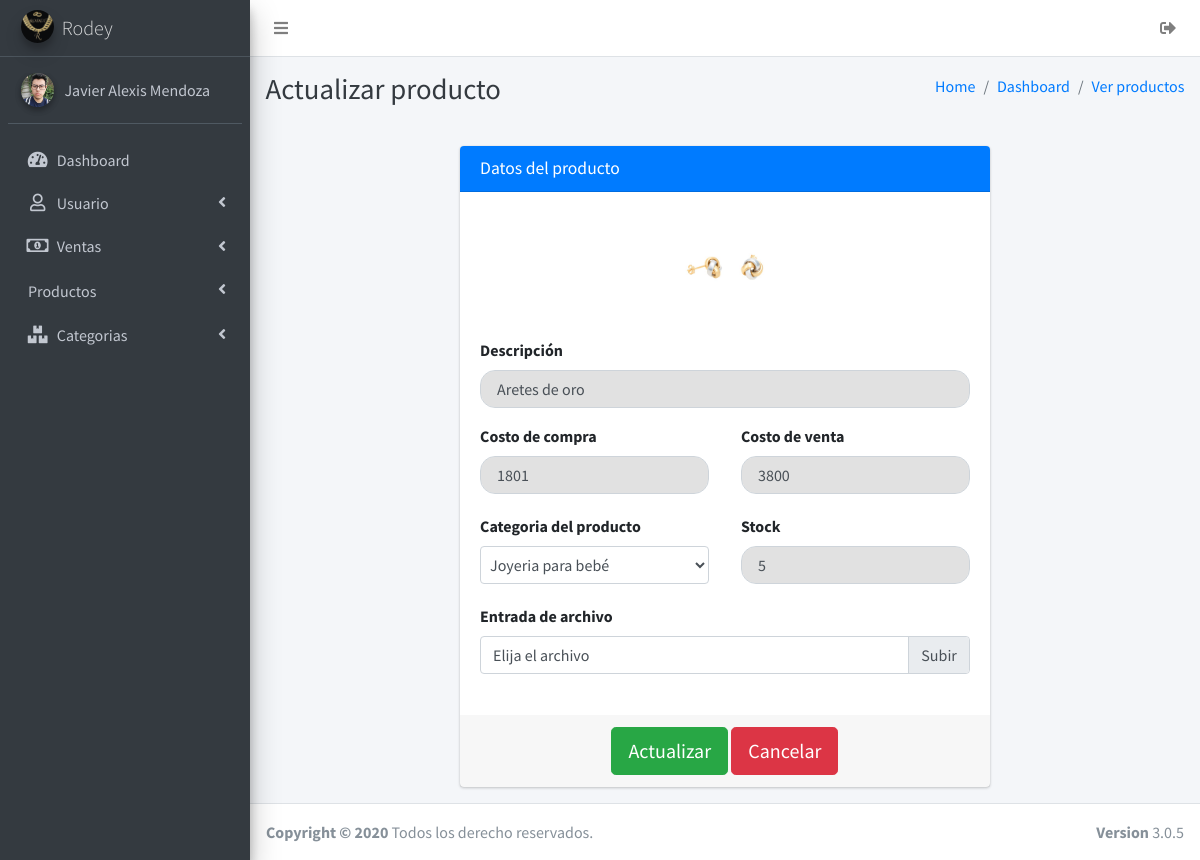
The app's page /productos/accionesProducto/actualizarProducto.php?id=1 (signed in) with its own data.
### tables this page shows
CREATE TABLE `usuarios` (
  `idusuarios` int NOT NULL AUTO_INCREMENT,
  `nombre` varchar(45) NOT NULL,
  `apellidoP` varchar(45) NOT NULL,
  `apellidoM` varchar(45) NOT NULL,
  `numeroCelular` varchar(20) DEFAULT NULL,
  `correoElectronico` varchar(45) DEFAULT NULL,
  `direccion` varchar(100) DEFAULT NULL,
  `estado` tinyint(1) NOT NULL DEFAULT '1',
  `usuario` varchar(30) NOT NULL,
  `contraseña` varchar(300) NOT NULL,
  `imgUsuario` varchar(200) DEFAULT NULL,
  `categoria_usuario` int NOT NULL,
  `targeta` varchar(40) NOT NULL,
  PRIMARY KEY (`idusuarios`),
  KEY `fk_categoria_idx` (`categoria_usuario`),
  CONSTRAINT `fk_categoria` FOREIGN KEY (`categoria_usuario`) REFERENCES `categoria_usuario` (`idcategoria_usuario`)
);

CREATE TABLE `producto` (
  `idProducto` int NOT NULL AUTO_INCREMENT,
  `categoria_kf` int NOT NULL,
  `descripcion` varchar(150) NOT NULL,
  `costo_compra` float NOT NULL,
  `costo_venta` float NOT NULL,
  `cantidad_stock` int NOT NULL,
  `img_producto` varchar(200) DEFAULT NULL,
  PRIMARY KEY (`idProducto`),
  KEY `fk_producto_categoria_idx` (`categoria_kf`),
  CONSTRAINT `fk_producto_categoria` FOREIGN KEY (`categoria_kf`) REFERENCES `categoria_producto` (`idcategoria_producto`)
);

### sessionIniciada.php (called while the page is built, shortened)
<?php
if ((isset($_SESSION['idusuario']) && $_SESSION['idusuario'] != '')) {
    $idusuario = $_SESSION['idusuario'];
    include 'conexiones/conexion.php';
    $sql = "SELECT * FROM usuarios WHERE idusuarios = " . $idusuario . " and estado=1";
    $result = $conexion->query($sql);
    $mostrar = mysqli_fetch_array($result);
    $IMGUSER = $mostrar['imgUsuario'];
    $NOMBREUSER = $mostrar['nombre'] . ' ' . $mostrar['apellidoP'];
} else {
    $host  = $_SERVER['HTTP_HOST'];
    $uri   = rtrim(dirname($_SERVER['PHP_SELF']), '/\\');
    $extra = 'index.php';
    header("Location: http://$host/Admin_joyeria/$extra");
    die();
}

### productos/accionesProducto/actualizarProducto.php (the view, shortened to what this page needs)
<?php
include '../../sessionIniciada.php';
if (isset($_GET['id']) && $_GET['id'] != '') {
    $id = $_GET['id'];
    include '../../conexiones/conexion.php';
    $sqlDatos = "select * from producto where idProducto=" . $id;
    $resultadosM = $conexion->query($sqlDatos);
    $mostrarR = mysqli_fetch_array($resultadosM);
} else {
    $host  = $_SERVER['HTTP_HOST'];
    $uri   = rtrim(dirname($_SERVER['PHP_SELF']), '/\\');
    $extra = 'Admin_joyeria/productos/productos.php';
    header("Location: http://$host/$extra");
}
?>
<!DOCTYPE html>
<html lang="es">
<head>
    <link rel="stylesheet" href="../../plugins/select2/css/select2.min.css">
    <link rel="stylesheet" href="../../plugins/select2-bootstrap4-theme/select2-bootstrap4.min.css">
    <link rel="stylesheet" href="../../plugins/fontawesome-free/css/all.min.css">
    <link rel="stylesheet" href="https://code.ionicframework.com/ionicons/2.0.1/css/ionicons.min.css">
    <link rel="stylesheet" href="../../plugins/tempusdominus-bootstrap-4/css/tempusdominus-bootstrap-4.min.css">
    <link rel="stylesheet" href="../../dist/css/adminlte.min.css">
    <link rel="stylesheet" href="../../plugins/overlayScrollbars/css/OverlayScrollbars.min.css">
</head>
<body class="hold-transition sidebar-mini layout-fixed">
    <div class="wrapper">
        <nav class="main-header navbar navbar-expand navbar-white navbar-light">
            <ul class="navbar-nav">
                <li class="nav-item">
                    <a class="nav-link" data-widget="pushmenu" href="#" role="button"><i class="fas fa-bars"></i></a>
                </li>
            </ul>
            <ul class="navbar-nav ml-auto">
                <a class="nav-link effectoHover" data-toggle="" href="../../cerrarSesion.php">
                    <i class="fas fa-sign-out-alt"></i>
                </a>
            </ul>
        </nav>
        <aside class="main-sidebar sidebar-dark-primary elevation-4">
            <a href="../main.php" class="brand-link">
                <img src="../../img/logo.png" alt="AdminLTE Logo" class="brand-image img-circle elevation-3" style="opacity: .8">
                <span class="brand-text font-weight-light">Rodey</span>
            </a>
            <div class="sidebar">
                <div class="user-panel mt-3 pb-3 mb-3 d-flex">
                    <div class="image">
                        <img src="<?= "../" . $IMGUSER ?>" class="img-circle elevation-2" alt="User Image">
                    </div>
                    <div class="info">
                        <a href="#" class="d-block"><?php echo $NOMBREUSER ?></a>
                    </div>
                </div>
                <nav class="mt-2">
                    <ul class="nav nav-pills nav-sidebar flex-column" data-widget="treeview" role="menu" data-accordion="false">
                        <li class="nav-item">
                            <a href="../../main.php" class="nav-link ">
                                <i class="nav-icon fas fa-tachometer-alt"></i>
                                <p>
                                    Dashboard
                                </p>
                            </a>
                        </li>
                        <li class="nav-item has-treeview">
                            <a href="#" class="nav-link">
                                <i class="far fa-user nav-icon"></i>
                                <p>
                                    Usuario
                                    <i class="fas fa-angle-left right"></i>
                                </p>
                            </a>
                        </li>
                        <li class="nav-item has-treeview">
                            <a href="#" class="nav-link">
                                <i class="far fa-money-bill-alt nav-icon"></i>
                                <p>
                                    Ventas
                                    <i class="fas fa-angle-left right"></i>
                                </p>
                            </a>
                        </li>
                        <li class="nav-item has-treeview ">
                            <a href="#" class="nav-link ">
                                <p>
                                    Productos
                                    <i class="fas fa-angle-left right"></i>
                                </p>
                            </a>
                        </li>
                        <li class="nav-item has-treeview">
                            <a href="#" class="nav-link">
                                <i class="fas fa-boxes nav-icon"></i>
                                <p>
                                    Categorias
                                    <i class="fas fa-angle-left right"></i>
                                </p>
                            </a>
                        </li>
                    </ul>
                </nav>
            </div>
        </aside>
        <div class="content-wrapper">
            <div class="content-header">
                <div class="container-fluid">
                    <div class="row mb-2">
                        <div class="col-sm-6">
                            <h1 class="m-0 text-dark">Actualizar producto</h1>
                        </div>
                        <div class="col-sm-6">
                            <ol class="breadcrumb float-sm-right">
                                <li class="breadcrumb-item"><a href="../../main.php">Home</a></li>
                                <li class="breadcrumb-item"><a href="../../main.php">Dashboard</a></li>
                                <li class="breadcrumb-item disabled"><a href="../productos.php">Ver productos</a></li>
                            </ol>
                        </div>
                    </div>
                </div>
            </div>
            <section class="content">
                <div class="container-fluid">
                    <div class="row justify-content-center">
                        <div class="col-sm-12 col-lg-7 col-md-8 mt-3">
                            <div class="card card-primary">
                                <div class="card-header">
                                    <h3 class="card-title">Datos del producto</h3>
                                </div>
                                <form role="form" action="actualizar.php?id=<?=$mostrarR['idProducto']?>" autocomplete="off" onsubmit="return comprobar()" method="post" enctype="multipart/form-data">
                                    <div class="card-body">
                                        <div class="form-group d-block text-center">
                                            <?php
                                            $imagenP = $mostrarR['img_producto'];
                                            ?>
                                            <img src="../../img_productos/<?= $imagenP ?>" class="img-responsive img-rounded" width="110" alt="Imagen">
                                        </div>
                                        <div class="form-group">
                                            <label for="descripcion">Descripción</label>
                                            <input type="text" value="<?= $mostrarR['descripcion'] ?>" name="descripcion" class="form-control estilo" id="descripcion" placeholder="Descripción del producto" require>
                                        </div>
                                        <div class="dividir">
                                            <div class="form-group">
                                                <label for="costoCompra">Costo de compra</label>
                                                <input type="number" value="<?= $mostrarR['costo_compra'] ?>" min="0" name="costoCompra" class="estilo form-control" id="costoCompra" placeholder="Costo de compra" require>
                                            </div>
                                            <div class="form-group">
                                                <label for="costoVenta">Costo de venta</label>
                                                <input type="number" value="<?= $mostrarR['costo_venta'] ?>" min="0" name="costoVenta" class="estilo form-control" id="costoVenta" placeholder="Costo de venta" require>
                                            </div>
                                        </div>
                                        <div class="dividir">
                                            <?php
                                            include '../../conexiones/conexion.php';
                                            $sql = "SELECT * FROM Joyeria.categoria_producto";
                                            $result = $conexion->query($sql);
                                            ?>
                                            <div class="form-group">
                                                <label>Categoria del producto</label>
                                                <select class="form-control select2 " name="categoria" id="categoria" style="width: 100%; padding: 5px;">
                                                    <?php
                                                    while ($mostrar = mysqli_fetch_array($result)) {
                                                        if ($mostrarR['categoria_kf'] == $mostrar['idcategoria_producto']) {
                                                            echo '<option selected value="' . $mostrar['idcategoria_producto'] . '">' . $mostrar['categoria'] . '</option>';
                                                        } else {
                                                            echo '<option value="' . $mostrar['idcategoria_producto'] . '">' . $mostrar['categoria'] . '</option>';
                                                        }
                                                    }
                                                    ?>
                                                </select>
                                            </div>
                                            <div class="form-group">
                                                <label for="stock">Stock</label>
                                                <input type="number" value="<?= $mostrarR['cantidad_stock'] ?>" min="<?= $mostrarR['cantidad_stock'] ?>" name="stock" class="estilo form-control" id="stock" placeholder="Stock inicial" require>
                                            </div>
                                        </div>
                                        <div class="form-group">
                                            <label for="exampleInputFile">Entrada de archivo</label>
                                            <div class="custom-file">
                                                <label class="custom-file-label" for="imagen">Elija el archivo</label>
                                            </div>
                                        </div>
                                    </div>
                                    <div class="card-footer text-center">
                                        <button id="enviar" onclick="return comprobar()" type="submit" class=" cambiar-tamanio  btn btn-success btn-lg ">Actualizar</button>
                                        <a href="../productos.php" class=" btn btn-danger btn-lg">Cancelar</a>
                                    </div>
                                </form>
                            </div>
                        </div>
                    </div>
                </div>
            </section>
        </div>
        <footer class=" main-footer ">
            <strong>Copyright &copy; 2020 </strong> Todos los derecho reservados.
            <div class=" float-right d-none d-sm-inline-block ">
                <b>Version</b> 3.0.5
            </div>
        </footer>
    </div>
</body>
</html>

### productos/accionesProducto/actualizarProducto.php (style rules this page uses)
.estilo { background-color: #e1e1e1; border-radius: 15px; padding: 1rem; }
.dividir * { display: block; }
@media (min-width: 700px) { .dividir { display: flex; justify-content: space-between; } }
@media (min-width: 700px) { .dividir .form-group { flex-basis: calc(50% - 1rem); } }

### records on screen
usuarios: imgUsuario (picture), NOMBREUSER "Javier Alexis Mendoza"
producto: img_producto (picture), descripcion "Aretes de oro", costoCompra "1801", costoVenta "3800", stock "5"

### other values on screen
form field categoria "Joyeria para bebé"
